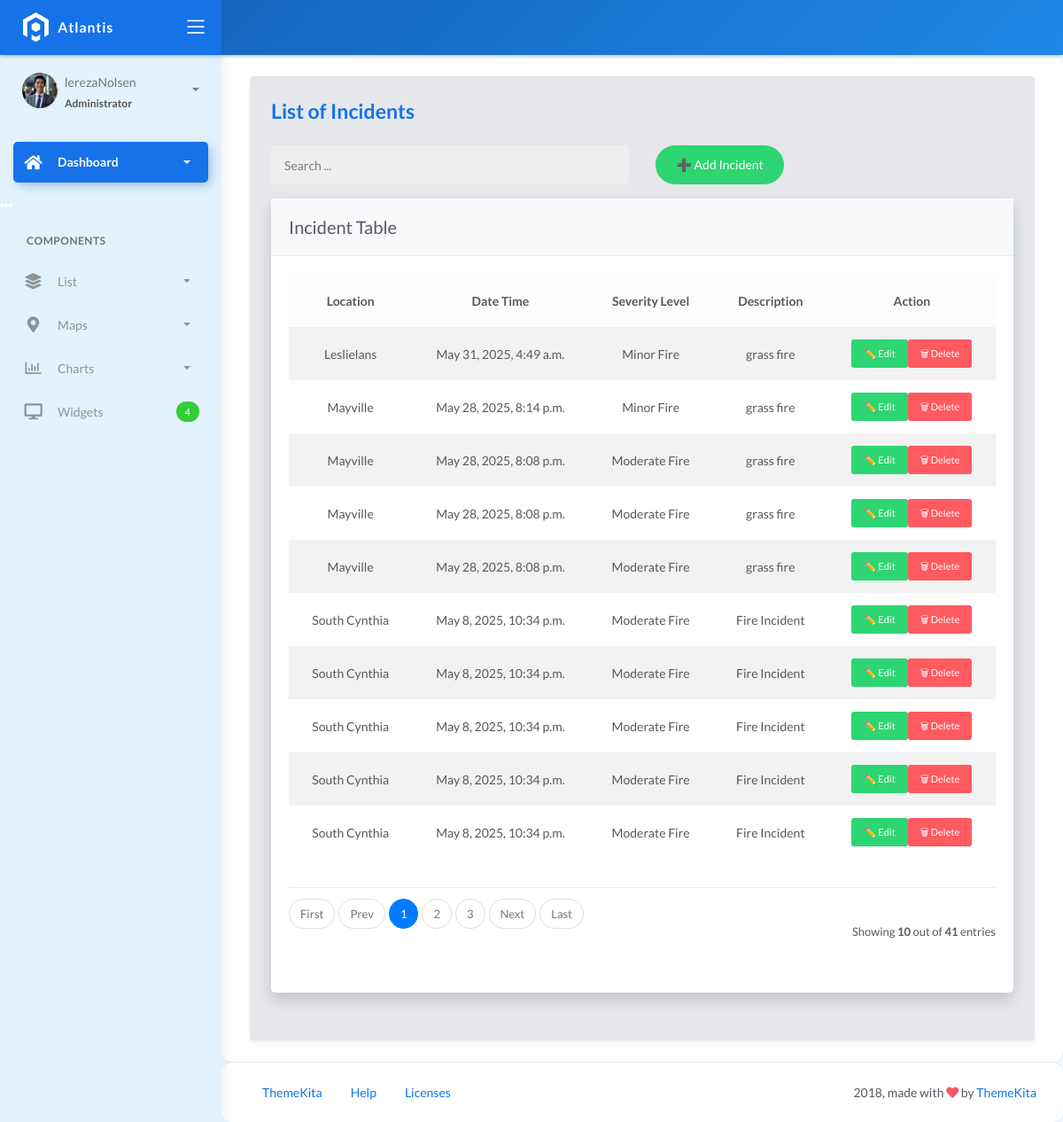
Page /incidents/ on the committed database.
### fire/models.py (models this page shows, shortened)
class BaseModel(models.Model):
    created_at = models.DateTimeField(auto_now_add=True, db_index=True)
    updated_at = models.DateTimeField(auto_now=True)
    class Meta:
        abstract = True

class Incident(BaseModel):
    SEVERITY_CHOICES = (
        ('Minor Fire', 'Minor Fire'),
        ('Moderate Fire', 'Moderate Fire'),
        ('Major Fire', 'Major Fire'),
    )
    location = models.ForeignKey(Locations, on_delete=models.CASCADE)
    date_time = models.DateTimeField(default=timezone.now, blank=True, null=True)
    severity_level = models.CharField(max_length=45, choices=SEVERITY_CHOICES)
    description = models.CharField(max_length=250)
    class Meta:
        ordering = ['-date_time']

class Locations(BaseModel):
    name = models.CharField(max_length=150)
    latitude = models.DecimalField(
        max_digits=22, decimal_places=16, null=True, blank=True)
    longitude = models.DecimalField(
        max_digits=22, decimal_places=16, null=True, blank=True)
    address = models.CharField(max_length=150)
    city = models.CharField(max_length=150)  # can be in separate table
    country = models.CharField(max_length=150)  # can be in separate table
    def __str__(self):
        return self.name

### fire/views.py (the view, shortened to what this page needs)
# urls.py: path('incidents/', IncidentList.as_view(), name='incident-list'),
class IncidentList(ListView):
    model = Incident
    template_name = 'incident_list.html'
    context_object_name = 'incidents'
    paginate_by = 10
    def get_queryset(self, *args, **kwargs):
        qs = super().get_queryset(*args, **kwargs)
        query = self.request.GET.get("q")
        return qs

### templates/incident_list.html (shortened to what this page needs)
{% extends 'base.html' %}
{% load static %}
{% block content %}
<div class="content">
  <div class="page-inner">
    <div class="container custom-container p-4 rounded shadow-sm">
      <h4 class="page-title text-primary mb-4">List of Incidents</h4>
      <div class="row mb-3">
        <div class="col-md-6">
          <form class="navbar-left navbar-form nav-search" action="{% url 'incident-list' %}">
            <div class="input-group">
              <input type="text" placeholder="Search ..." class="form-control" name="q" />
              <div class="input-group-append">
                <span class="input-group-text">
                </span>
              </div>
            </div>
          </form>
        </div>
        <div class="col-md-6 text-end">
          <a href="{% url 'incident-add' %}" class="btn btn-green btn-rounded">➕ Add Incident</a>
        </div>
      </div>
      <div class="card border-0 shadow rounded-4">
        <div class="card-header bg-light text-dark border-bottom rounded-top-4">
          <div class="card-title mb-0 fw-semibold">Incident Table</div>
        </div>
        <div class="card-body">
          <div class="table-responsive">
            <table class="table table-hover table-striped align-middle text-center">
              <thead class="table-light">
                <tr>
                  <th>Location</th>
                  <th>Date Time</th>
                  <th>Severity Level</th>
                  <th>Description</th>
                  <th>Action</th>
                </tr>
              </thead>
              <tbody>
                {% for object in object_list %}
                <tr>
                  <td>{{ object.location }}</td>
                  <td>{{ object.date_time }}</td>
                  <td>{{ object.severity_level }}</td>
                  <td>{{ object.description }}</td>
                  <td>
                    <div class="d-flex justify-content-center gap-2">
                      <a href="{% url 'incident-update' object.pk %}" class="btn btn-sm btn-green">✏️ Edit</a>
                      <a href="{% url 'incident-delete' object.pk %}" class="btn btn-sm btn-red">🗑 Delete</a>
                    </div>
                  </td>
                </tr>
                {% empty %}
                <tr>
                  <td colspan="5" class="text-center text-muted py-4">
                    <strong>No Records Found</strong>
                  </td>
                </tr>
                {% endfor %}
              </tbody>
            </table>
          </div>
          {% include 'includes/pagination.html' %}
        </div>
      </div>
    </div>
  </div>
</div>
{% endblock %}

### templates/base.html (style rules this page uses)
body { background-color: #f3faff; color: #0d47a1; font-family: 'Lato', sans-serif; }
.card, .main-panel .content, .footer { background-color: #ffffff; border-radius: 12px; box-shadow: 0 2px 6px rgba(100, 181, 246, 0.2); }
.form-control, .form-select { border-color: #90caf9; }

### templates/incident_list.html (style rules this page uses)
.btn-green { background-color: #2ed573; color: white; }
.btn-red { background-color: #FF5A5F; color: white; }
.custom-container { background-color: #E5E7EB; }

### rows in the picture
Incident: location "Leslielans", date_time "May 31, 2025, 4:49 a.m.", severity_level "Minor Fire", description "grass fire"
Incident: location "Mayville", date_time "May 28, 2025, 8:14 p.m.", severity_level "Minor Fire", description "grass fire"
Incident: location "Mayville", date_time "May 28, 2025, 8:08 p.m.", severity_level "Moderate Fire", description "grass fire"
Incident: location "Mayville", date_time "May 28, 2025, 8:08 p.m.", severity_level "Moderate Fire", description "grass fire"
Incident: location "Mayville", date_time "May 28, 2025, 8:08 p.m.", severity_level "Moderate Fire", description "grass fire"
Incident: location "South Cynthia", date_time "May 8, 2025, 10:34 p.m.", severity_level "Moderate Fire", description "Fire Incident"
Incident: location "South Cynthia", date_time "May 8, 2025, 10:34 p.m.", severity_level "Moderate Fire", description "Fire Incident"
Incident: location "South Cynthia", date_time "May 8, 2025, 10:34 p.m.", severity_level "Moderate Fire", description "Fire Incident"
Incident: location "South Cynthia", date_time "May 8, 2025, 10:34 p.m.", severity_level "Moderate Fire", description "Fire Incident"
Incident: location "South Cynthia", date_time "May 8, 2025, 10:34 p.m.", severity_level "Moderate Fire", description "Fire Incident"

### other values in the picture
{{ page_num }} "1"
{{ page_num }} "2" "3"
{{ object_list.count }} "10"
{{ paginator.count }} "41"
